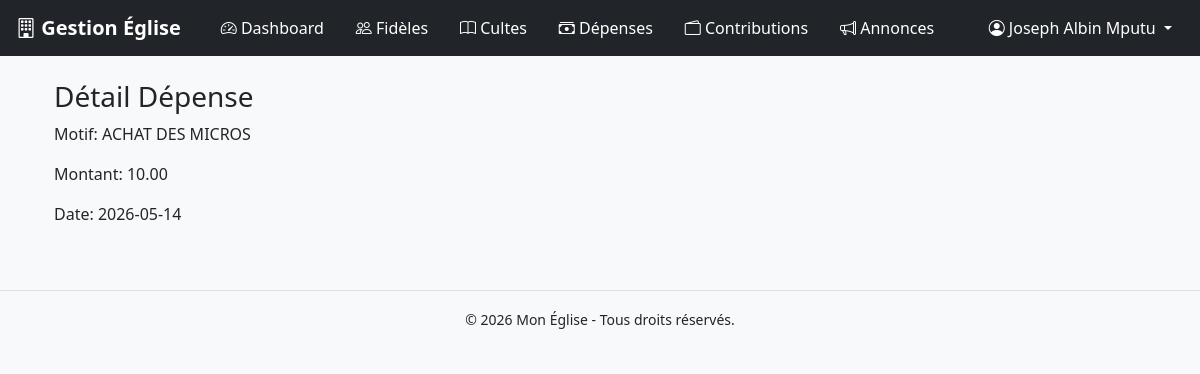
The app's page /views/depenses/view.php?id=2 (signed in) with its own data.
### tables this page shows
CREATE TABLE `depenses` (
  `id` int(11) NOT NULL,
  `motif` varchar(255) NOT NULL,
  `montant` decimal(10,2) NOT NULL,
  `beneficiaire` varchar(150) DEFAULT NULL,
  `date_depense` date NOT NULL,
  `created_at` timestamp NOT NULL DEFAULT current_timestamp()
);

### views/depenses/view.php (the view, shortened to what this page needs)
<?php
require_once '../../config/database.php';
$id = $_GET['id'];
$stmt = $pdo->prepare("SELECT * FROM depenses WHERE id=?");
$stmt->execute([$id]);
$d = $stmt->fetch();
require_once '../../layouts/header.php';
require_once '../../layouts/navbar_sidebar.php';
?>
<div class="container p-4">
    <h3>Détail Dépense</h3>
    <p>Motif: <?= $d['motif'] ?></p>
    <p>Montant: <?= $d['montant'] ?></p>
    <p>Date: <?= $d['date_depense'] ?></p>
</div>
<?php require_once '../../layouts/footer.php'; ?>

### records on screen
depenses: motif "ACHAT DES MICROS", montant "10.00", date_depense "2026-05-14"

### other values on screen
$_SESSION['user']['nom'] "Joseph Albin Mputu"
